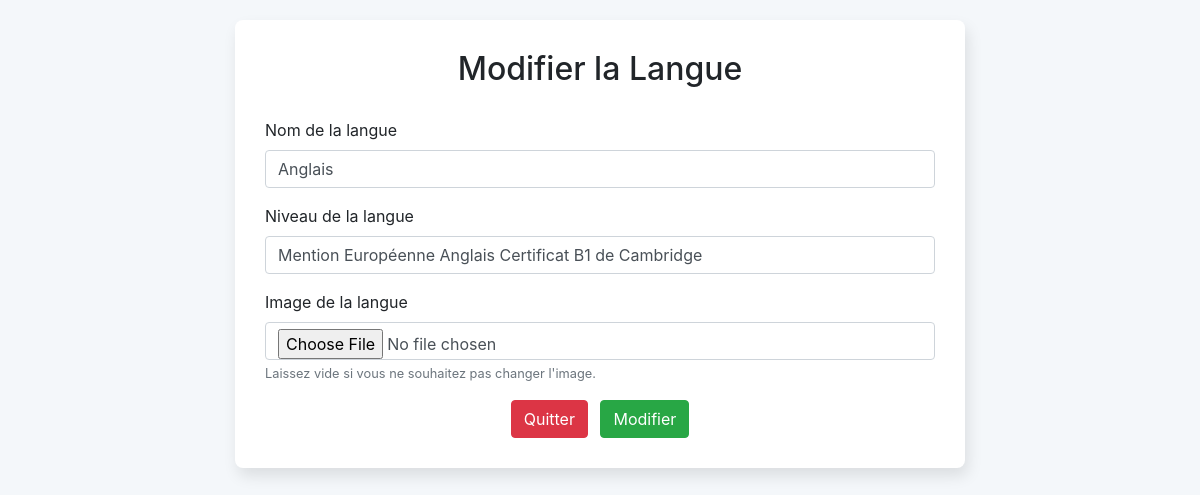
The page /admin/admin_langue_compe/maj_langue.php?maj_id_langue=1 on the database its author committed.
### tables this page shows
CREATE TABLE `langue_info` (
  `id_langue` int(11) NOT NULL,
  `nom_langue` varchar(60) NOT NULL,
  `niveau_langue` varchar(60) NOT NULL,
  `image_langue` text NOT NULL
);

### admin/admin_langue_compe/maj_langue.php (the view, shortened to what this page needs)
<?php
$nom_serv = "localhost";
$username = "root";
$mdp = "";
$nom_bdd = "site_cv";
$conn = new mysqli($nom_serv, $username, $mdp, $nom_bdd);
$id_langue = $_GET['maj_id_langue'];
if ($id_langue > 0) {
    $sql = "SELECT * FROM langue_info WHERE id_langue = $id_langue";
    $result = $conn->query($sql);
    $row = $result->fetch_assoc();
    $nom_langue = $row['nom_langue'];
    $niveau_langue = $row['niveau_langue'];
} else {
    die("ID de la langue incorrect");
}
?>
<!DOCTYPE html>
<html lang="fr">
<head>
    <link rel="stylesheet" href="https://maxcdn.bootstrapcdn.com/bootstrap/4.5.2/css/bootstrap.min.css">
</head>
<body>
<div class="container">
    <div class="row justify-content-center">
        <div class="col-md-8">
            <div class="zone_contenu">
                <h2 class="text-center titre_page">Modifier la Langue</h2>
                <form action="" method="POST" enctype="multipart/form-data">
                    <div class="form-group">
                        <label>Nom de la langue</label>
                        <input type="text" class="form-control" name="nom_langue" value="<?php echo htmlspecialchars($nom_langue); ?>" required>
                    </div>
                    <div class="form-group">
                        <label>Niveau de la langue</label>
                        <input type="text" class="form-control" name="niveau_langue" value="<?php echo htmlspecialchars($niveau_langue); ?>" required>
                    </div>
                    <div class="form-group">
                        <label>Image de la langue</label>
                        <input type="file" class="form-control" name="image_langue">
                        <small class="form-text text-muted">Laissez vide si vous ne souhaitez pas changer l'image.</small>
                    </div>
                    <div class="text-center">
                        <button type="submit" class="btn btn-danger mr-2" name="quitter">Quitter</button>
                        <button type="submit" class="btn btn-success" name="modifier">Modifier</button>
                    </div>
                </form>
            </div>
        </div>
    </div>
</div>
</body>
</html>

### admin/admin_langue_compe/maj_langue.php (style rules this page uses)
body { background-color: #f4f7fa; }
.zone_contenu { padding: 30px; margin-top: 50px; overflow: auto; box-sizing: border-box; margin: 20px auto; background-color: white; border-radius: 8px; box-shadow: 3px 8px 15px rgba(0, 0, 0, 0.1); }
.titre_page { margin-bottom: 30px; }

### rows shown on the page
langue_info: nom_langue "Anglais", niveau_langue "Mention Européenne Anglais Certificat B1 de Cambridge"
